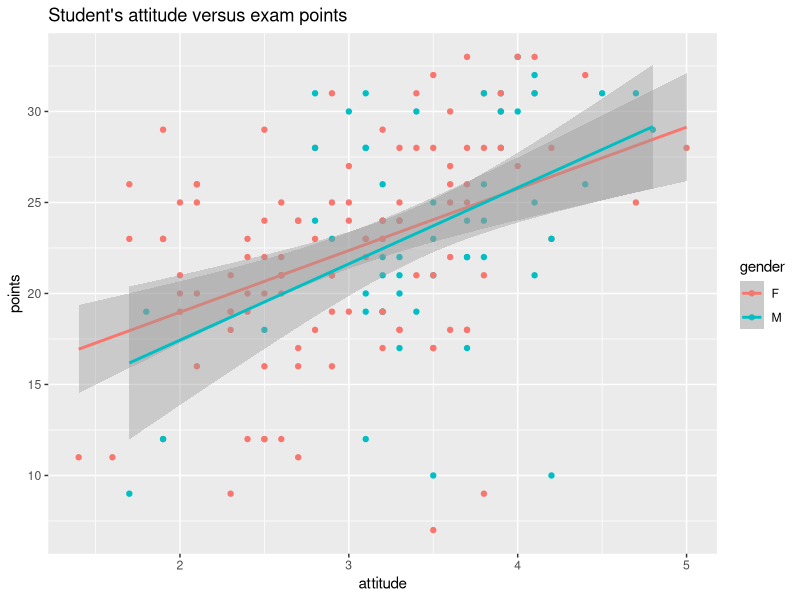
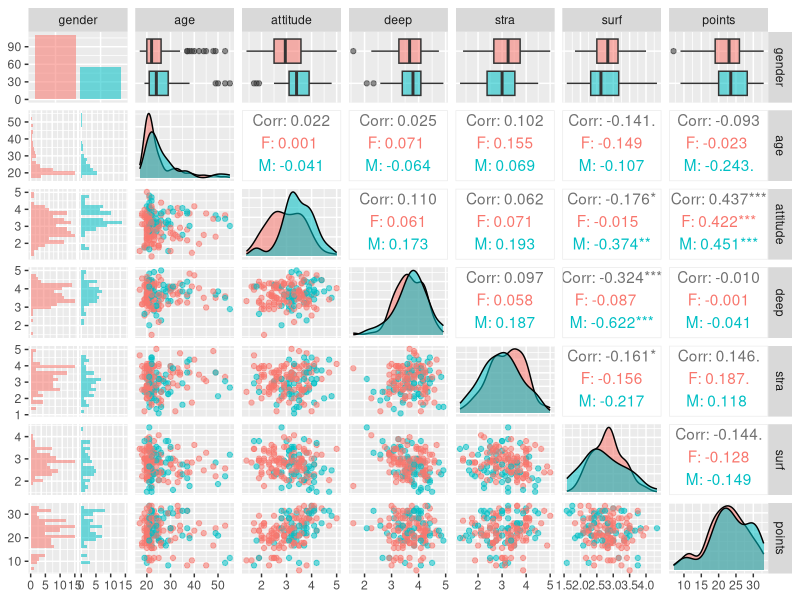
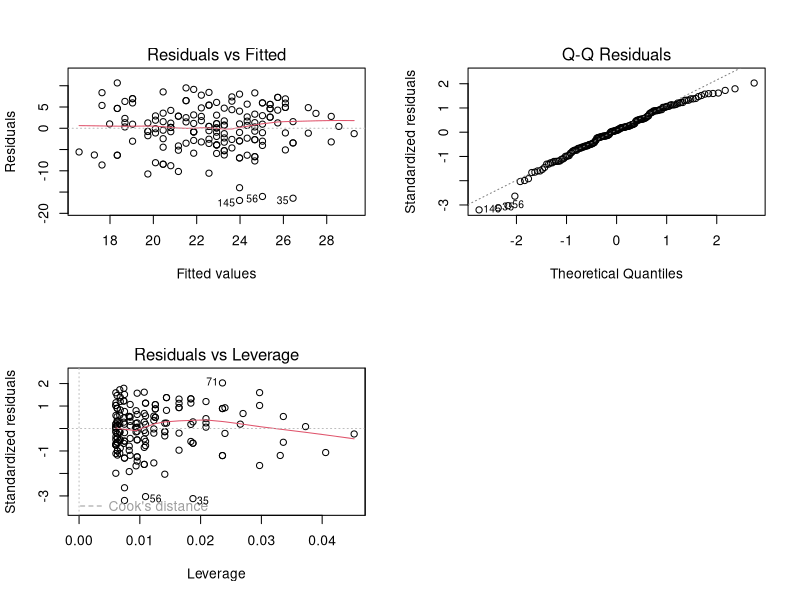

These figures' R source, in order:
## ---- chunk 1
students2014 <- read.table("learning2014.txt")

## ---- chunk 2
str(students2014)
## ---- chunk 3
dim(students2014)
## ---- chunk 4
library(ggplot2)
p1 <- ggplot(students2014, aes(x = attitude, y = points, col = gender))
p2 <- p1 + geom_point()
p3 <- p2 + geom_smooth(method = "lm")
p4 <- p3 + ggtitle("Student's attitude versus exam points")
p4


## ---- chunk 5
summary(students2014$gender)

## ---- chunk 6
summary(students2014$age)

## ---- chunk 7
summary(students2014$attitude)

## ---- chunk 8
summary(students2014$deep)

## ---- chunk 9
summary(students2014$stra)

## ---- chunk 10
summary(students2014$surf)

## ---- chunk 11
summary(students2014$points)

## ---- chunk 12
library(GGally)
library(ggplot2)
p <- ggpairs(students2014, mapping = aes(col = gender, alpha = 0.3), lower = list(combo = wrap("facethist", bins = 20)))
p

## ---- chunk 13
my_model <- lm(points ~ attitude + surf + deep, data = students2014)

summary(my_model)
## ---- chunk 14
my_model2 <- lm(points ~ attitude + age + stra, data = students2014)

summary(my_model2)
## ---- chunk 15
my_model3 <- lm(points ~ attitude, data=students2014)

summary(my_model3)
## ---- chunk 16
par(mfrow = c(2,2))
plot(my_model3, which = c(1:2, 5))



